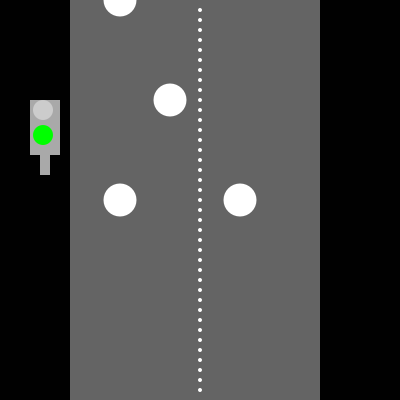
Frame 1 (no input)
Frame 60 (the mouse pressed at the canvas centre just before this capture): identical to frame 1, image omitted
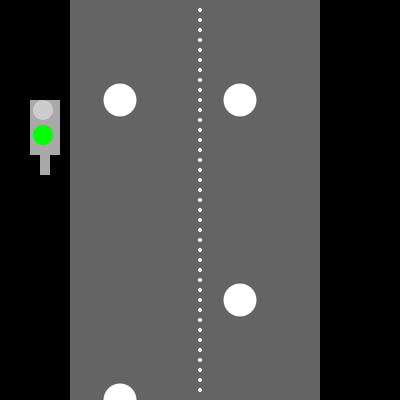
Frame 120 (the mouse held since frame 60 and released just before this capture)

The Processing sketch that drew these frames (run headless with seeded random() and noise(); from frame 60 on, the mouse is pressed at the canvas centre):

// Processing sketch: road
// ── road.pde
void setup(){
  size(400,400);
  noStroke();
  background(1);
  
}
void draw(){
  //
  int r1 = 0, g1=0, b1=0, r2 = 0, g2=0, b2=0, r3 = 0, g3=0, b3=0;
  if((keyPressed == true)&&(key=='R')){
    r1=255;
    g1=0;
    b1=0;
    r2=204;
    g2=204;
    b2=204;
    r3=204;
    g3=204;
    b3=204;
  } 
  else if((keyPressed == true)&&(key=='Y')){
    r1=204;
    g1=204;
    b1=204;
    r2=255;
    g2=239;
    b2=0;
    r3=204;
    g3=204;
    b3=204;
  }
  
  else {
    r1=204;
    g1=204;
    b1=204;
    r2=204;
    g2=204;
    b2=204;
    r3=0;
    g3=255;
    b3=0;
  }  
  //dd
  background(1);
  fill(100);
  rect(70,0,250,1000);
  fill(169,169,169);
  rect(30,100,30,55);
  rect(40,150,10,25);
  fill(r1,g1,b1);
  ellipse(43,110,20,20);
  fill(r3,g3,b3);
  ellipse(43,135,20,20);
  
  fill(255);
  ellipse(120, mouseY+200,33,33); //top circle
  ellipse(120, mouseY/2,33,33); //middle circle
  ellipse(170, mouseY*2+100, 33, 33); //bottom circle
  for(int i = 10; i<width; i+=10){
    ellipse (height/2,i,4,4);  
   }
  float iy = height -mouseY; //inverse Y 
 
  ellipse(240, iy+100,33,33); //top circle
  ellipse(240, iy/2,33,33); //middle circle
  ellipse(290, iy*2+250, 33, 33); //bottom circle
  
}
